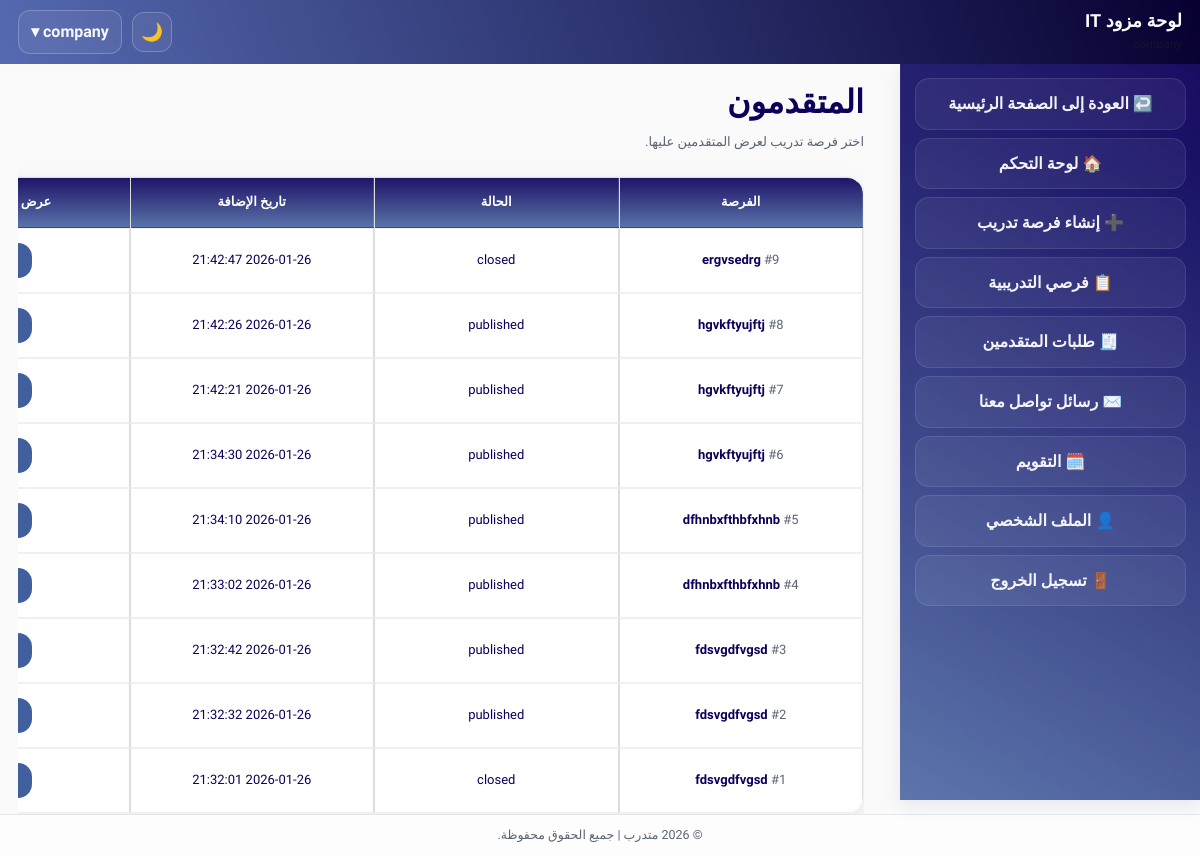
/it/it_provider_applicants.php (signed in), run on an earlier commit of the app's database.
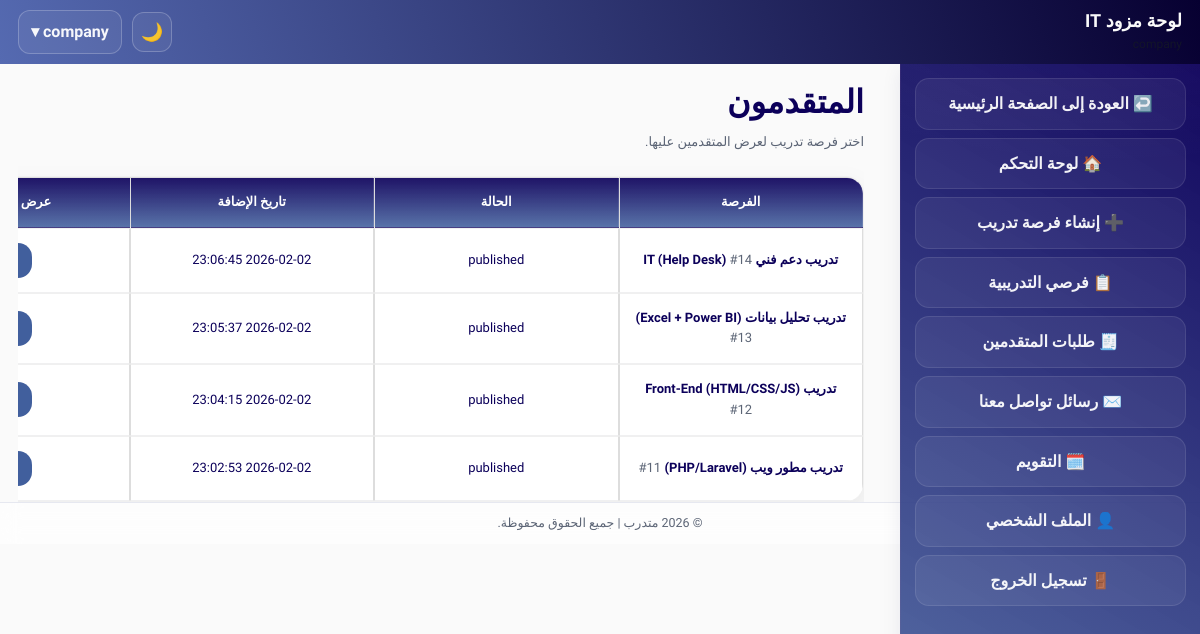
And on a later commit of the database.
### tables this page shows
CREATE TABLE `it_internships` (
  `internship_id` int(11) NOT NULL,
  `provider_user_id` int(11) NOT NULL,
  `title` varchar(200) NOT NULL,
  `description` text NOT NULL,
  `field` varchar(100) DEFAULT NULL,
  `internship_type` enum('onsite','remote','hybrid') NOT NULL DEFAULT 'onsite',
  `city` varchar(100) DEFAULT NULL,
  `country` varchar(100) DEFAULT NULL,
  `duration_weeks` smallint(6) DEFAULT NULL,
  `start_date` date DEFAULT NULL,
  `end_date` date DEFAULT NULL,
  `required_skills` text DEFAULT NULL,
  `seats` smallint(6) DEFAULT 1,
  `status` enum('draft','published','closed') NOT NULL DEFAULT 'published',
  `published_at` datetime DEFAULT current_timestamp(),
  `created_at` datetime NOT NULL DEFAULT current_timestamp(),
  `updated_at` datetime NOT NULL DEFAULT current_timestamp() ON UPDATE current_timestamp()
);

### includes/theme_init.php (called while the page is built, shortened)
<?php
$theme = $_SESSION['site_theme'] ?? ($_COOKIE['site_theme'] ?? 'light');
$theme = ($theme === 'dark') ? 'dark' : 'light';
?>

### it/it_provider_applicants.php (the view, shortened to what this page needs)
<?php
require_once __DIR__ . '/../includes/theme_init.php';
require_once __DIR__ . "/includes/auth_check.php";
function h($s){ return htmlspecialchars((string)$s, ENT_QUOTES, 'UTF-8'); }
$provider_user_id = (int)($_SESSION['user_id'] ?? 0);
$internship_id = (int)($_GET['internship_id'] ?? ($_GET['id'] ?? 0));
$items = [];
if ($internship_id <= 0) {
  $stmtPick = $pdo->prepare("
    SELECT internship_id, title, status, created_at
    FROM it_internships
    WHERE provider_user_id = ?
    ORDER BY internship_id DESC
    LIMIT 50
  ");
  $stmtPick->execute([$provider_user_id]);
  $items = $stmtPick->fetchAll(PDO::FETCH_ASSOC);
}
?>
<!DOCTYPE html>
<html lang="ar" dir="rtl">
<head>
  <link rel="stylesheet" href="/mutadarrib/assets/css/style.css">
  <link rel="stylesheet" href="/mutadarrib/assets/css/admin.css">
  <link rel="stylesheet" href="/mutadarrib/assets/css/it.css">
</head>
<body data-theme="<?= h($theme) ?>">
<div class="it-shell" id="itShell">
  <?php include __DIR__ . "/includes/header.php"; ?>
  <div class="it-body">
    <?php include __DIR__ . "/includes/sidebar.php"; ?>
    <main class="it-main">
      <?php if ($internship_id <= 0): ?>
        <div class="it-main-head">
          <div>
            <h1>المتقدمون</h1>
            <p class="muted">اختر فرصة تدريب لعرض المتقدمين عليها.</p>
          </div>
        </div>
        <?php if (!$items): ?>
          <div class="empty-state">
            لا يوجد لديك فرص تدريب بعد.
            <div style="margin-top:10px;">
              <a class="btn btn-outline" href="/mutadarrib/it/it_internship_create.php">+ إضافة فرصة تدريب</a>
            </div>
          </div>
        <?php else: ?>
          <div class="table-wrap" style="margin-top:12px;">
            <table class="dash-table">
              <thead>
                <tr>
                  <th>الفرصة</th>
                  <th>الحالة</th>
                  <th>تاريخ الإضافة</th>
                  <th>عرض المتقدمين</th>
                </tr>
              </thead>
              <tbody>
                <?php foreach ($items as $it): ?>
                  <tr>
                    <td>
                      <strong><?= h($it['title']) ?></strong>
                      <span class="muted">#<?= (int)$it['internship_id'] ?></span>
                    </td>
                    <td><?= h($it['status']) ?></td>
                    <td class="muted"><?= h($it['created_at'] ?? '-') ?></td>
                    <td>
                      <a class="btn btn-outline btn-sm"
                        href="/mutadarrib/it/it_provider_applicants.php?internship_id=<?= (int)$it['internship_id'] ?>">
                      </a>
                    </td>
                  </tr>
                <?php endforeach; ?>
              </tbody>
            </table>
          </div>
        <?php endif; ?>
      <?php endif; ?>
    </main>
  </div>
  <?php include __DIR__ . "/includes/footer.php"; ?>
</div>
</body>
</html>

What changed in the data, as far as the page shows it:
removed it_internships: title "ergvsedrg", internship_id "9", status "closed", created_at "2026-01-26 21:42:47"
removed it_internships: title "hgvkftyujftj", internship_id "8", status "published", created_at "2026-01-26 21:42:26"
removed it_internships: title "hgvkftyujftj", internship_id "7", status "published", created_at "2026-01-26 21:42:21"
removed it_internships: title "hgvkftyujftj", internship_id "6", status "published", created_at "2026-01-26 21:34:30"
removed it_internships: title "dfhnbxfthbfxhnb", internship_id "5", status "published", created_at "2026-01-26 21:34:10"
removed it_internships: title "dfhnbxfthbfxhnb", internship_id "4", status "published", created_at "2026-01-26 21:33:02"
removed it_internships: title "fdsvgdfvgsd", internship_id "3", status "published", created_at "2026-01-26 21:32:42"
removed it_internships: title "fdsvgdfvgsd", internship_id "2", status "published", created_at "2026-01-26 21:32:32"
removed it_internships: title "fdsvgdfvgsd", internship_id "1", status "closed", created_at "2026-01-26 21:32:01"
added it_internships: title "تدريب دعم فني IT (Help Desk)", internship_id "14", status "published", created_at "2026-02-02 23:06:45"
added it_internships: title "تدريب تحليل بيانات (Excel + Power BI)", internship_id "13", status "published", created_at "2026-02-02 23:05:37"
added it_internships: title "تدريب Front-End (HTML/CSS/JS)", internship_id "12", status "published", created_at "2026-02-02 23:04:15"
added it_internships: title "تدريب مطور ويب (PHP/Laravel)", internship_id "11", status "published", created_at "2026-02-02 23:02:53"
